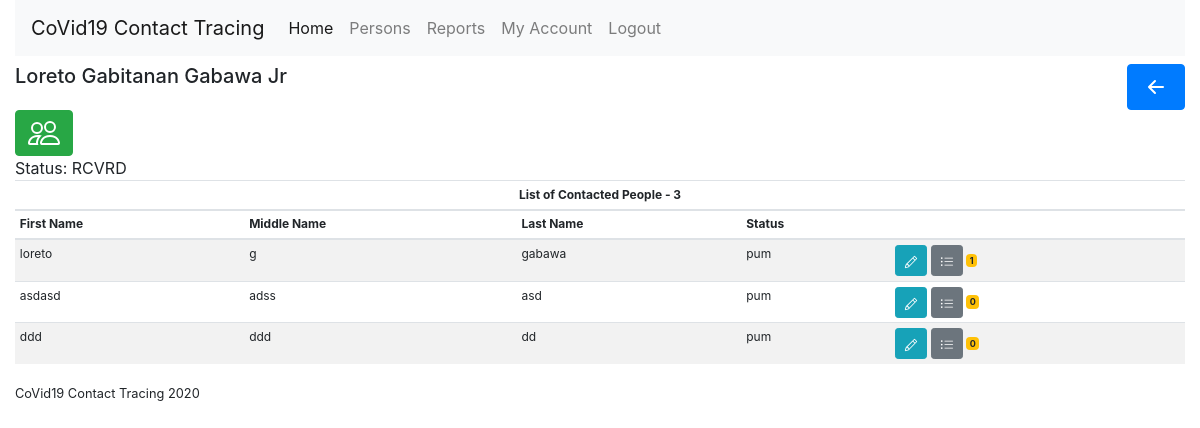
/?page=contacted&person_id=12 (signed in), run on the app's committed database.
### tables this page shows
CREATE TABLE `persons` (
  `id` bigint(20) NOT NULL,
  `brgy_id` bigint(20) NOT NULL,
  `firstname` varchar(30) NOT NULL,
  `middlename` varchar(30) NOT NULL,
  `lastname` varchar(30) NOT NULL,
  `extension` varchar(5) NOT NULL,
  `status` varchar(15) NOT NULL,
  `hospital_id` bigint(20) DEFAULT NULL
);

CREATE TABLE `contact_traces` (
  `id` bigint(20) NOT NULL,
  `person_id` bigint(20) NOT NULL,
  `contacted_person_id` bigint(20) NOT NULL,
  `date_of_contact` timestamp NOT NULL DEFAULT current_timestamp() ON UPDATE current_timestamp()
);

### pages/contacted.php (the view, shortened to what this page needs)
<div class="col">
  <?php
    $contacted_person_id = $_GET[ 'person_id' ];
    $person = $DB->query( "SELECT * FROM persons AS P WHERE P.id = $contacted_person_id" );
    if( $person->num_rows ) :
      $person = $person->fetch_object();
  ?>
  <div class="row">
    <div class="col-9">
      <h5 style="text-transform: capitalize;"><?php echo $person->firstname . " " . $person->middlename . " " . $person->lastname . " " . $person->extension ?></h5>
    </div>
    <div class="col d-flex justify-content-end">
      <a class="btn btn-primary" href="<?php echo SITE_URL ?>/?page=persons" title="Back">
      </a>
    </div>
  </div>
  <div class="row">
    <div class="col">
      <a class="btn btn-success" href="<?php echo SITE_URL ?>/?page=add_person&contacted_person_id=<?php echo $person->id ?>" title="Add Contacted People">
      </a>
    </div>
  </div>
  <div class="row">
    <div class="col">
      Status: <span style="text-transform: uppercase;"><?php echo $person->status ?></span>
    </div>
  </div>
  <?php
    $accounts = $DB->query( "SELECT *, (SELECT COUNT(*) FROM contact_traces AS CT WHERE CT.contacted_person_id=P.id) AS contacted FROM contact_traces AS CT LEFT JOIN persons AS P ON CT.person_id=P.id WHERE contacted_person_id = $contacted_person_id" );
  ?>
  <table class="table table-striped table-hover table-sm" style="font-size: 12px;">
    <thead>
      <tr>
        <th colspan="5" style="text-align: center;">List of Contacted People - <?php echo $accounts->num_rows ?></th>
      </tr>
      <tr>
        <th>First Name</th>
        <th>Middle Name</th>
        <th>Last Name</th>
        <th>Status</th>
        <th></th>
      </tr>
    </thead>
    <tbody>
    <?php if( $accounts->num_rows ) : ?>
      <?php while( $account = $accounts->fetch_object() ) : ?>
      <tr>
        <td><?php echo $account->firstname ?></td>
        <td><?php echo $account->middlename ?></td>
        <td><?php echo $account->lastname ?></td>
        <td><?php echo $account->status ?></td>
        <td>
          <a class="btn btn-info btn-sm" href="<?php echo SITE_URL ?>/?page=edit_person&id=<?php echo $account->id ?>" title="View/Update Person Details">
          </a>
          <a class="btn btn-secondary btn-sm" href="<?php echo SITE_URL ?>/?page=contacted&person_id=<?php echo $account->id ?>">
          </a>
          <span class="badge badge-warning" title="Number of contacted persons">
            <?php echo $account->contacted ?>
          </span>
        </td>
      </tr>
      <?php endwhile ?>
    <?php else: ?>
      <tr>
        <td colspan="5">No contacts found!</td>
      </tr>
    <?php endif; ?>
    </tbody>
  </table>
  <?php else : ?>
    Record not found
  <?php endif; ?>
</div>

### data on the page
persons: firstname "Loreto", middlename "Gabitanan", lastname "Gabawa", extension "Jr", status "RCVRD"
contact_traces: person.firstname "loreto", person.middlename "g", person.lastname "gabawa", person.status "pum", contacted "1"
contact_traces: person.firstname "asdasd", person.middlename "adss", person.lastname "asd", person.status "pum", contacted "0"
contact_traces: person.firstname "ddd", person.middlename "ddd", person.lastname "dd", person.status "pum", contacted "0"

### other printed values
$accounts->num_rows "3"
